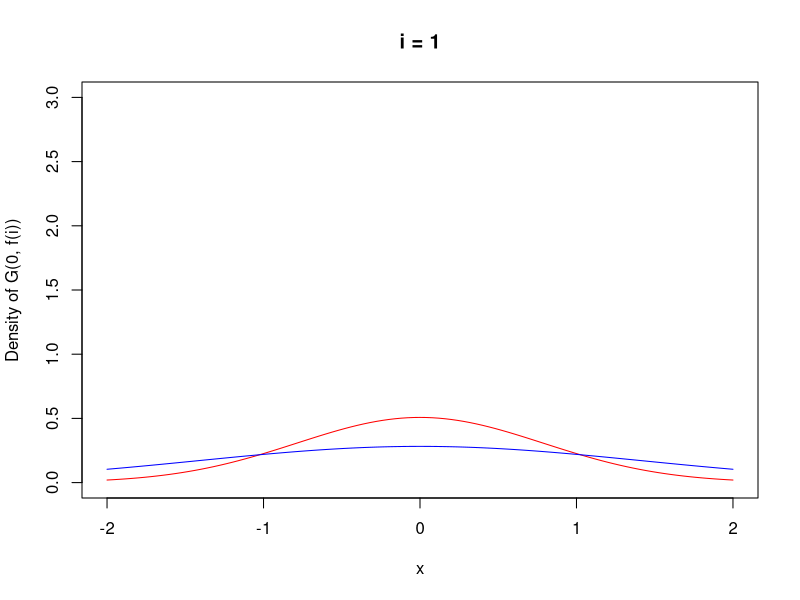
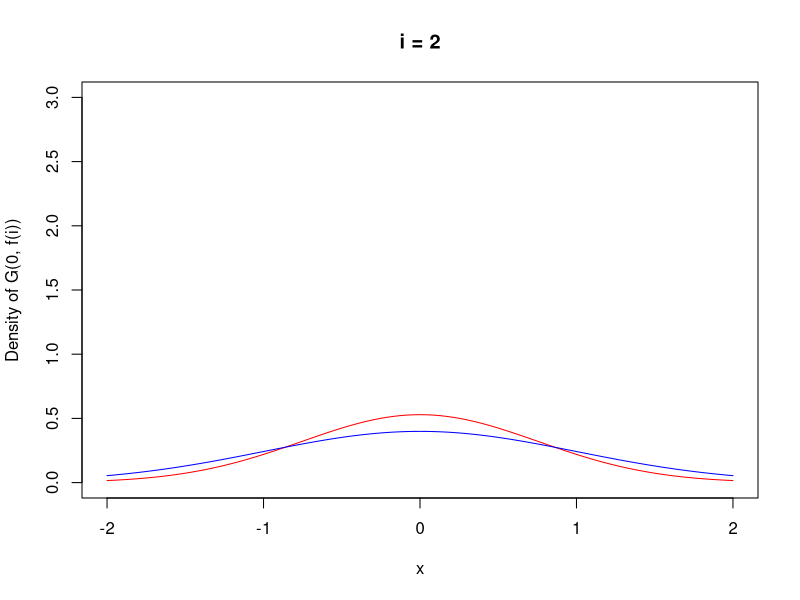
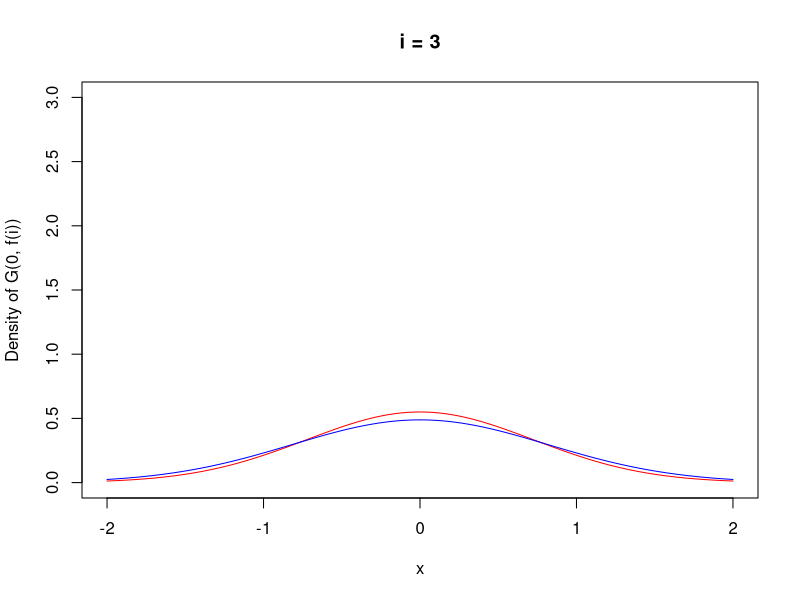
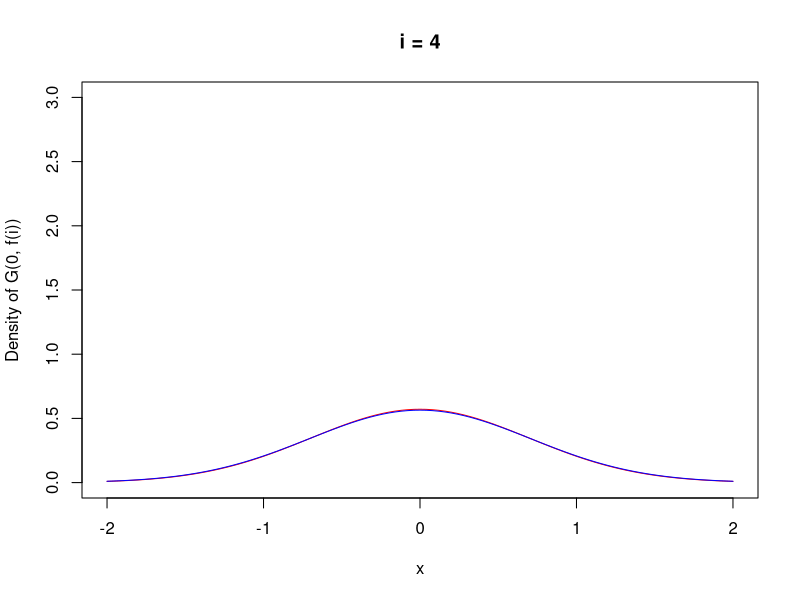
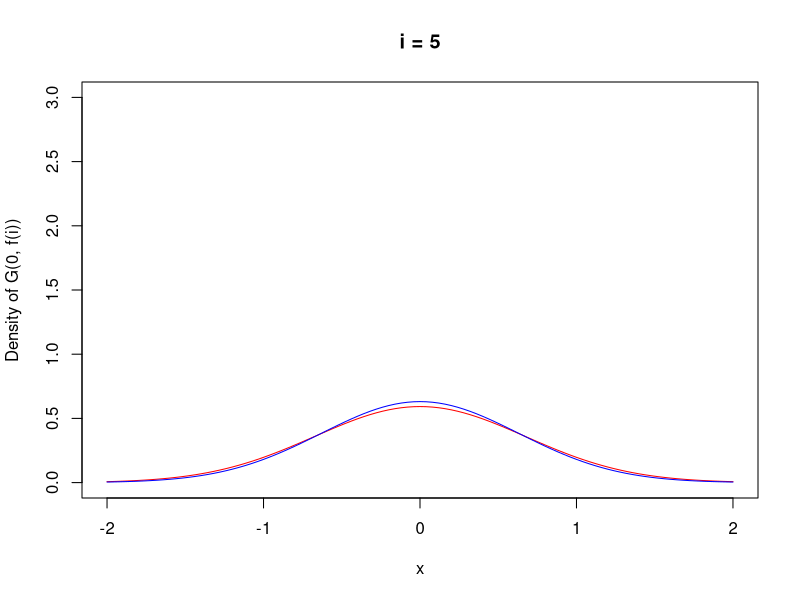
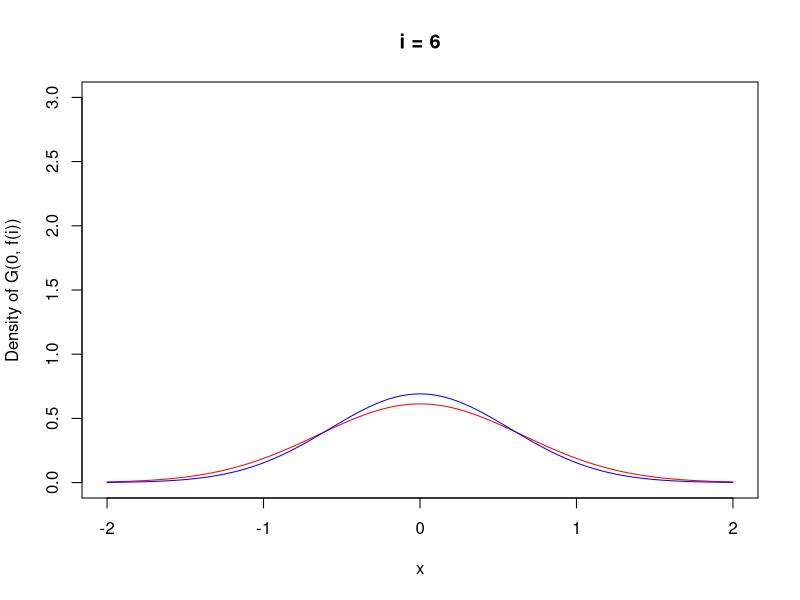
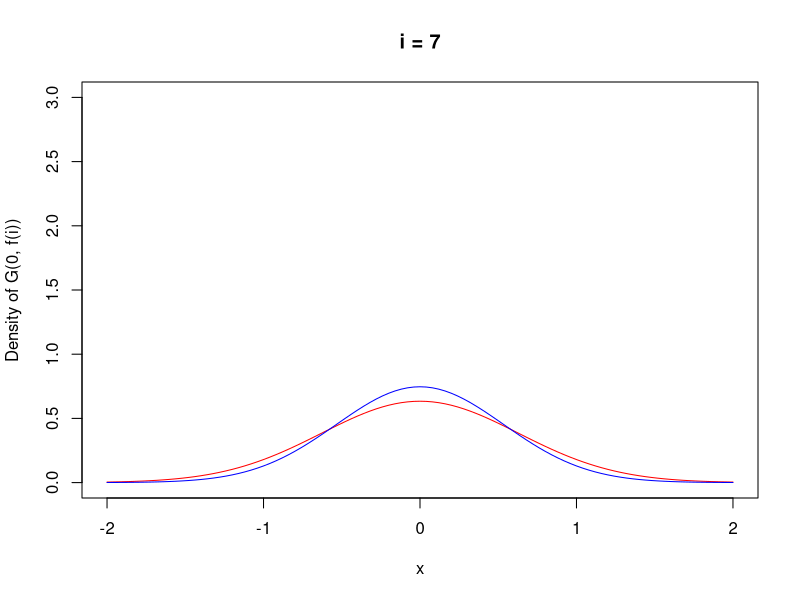
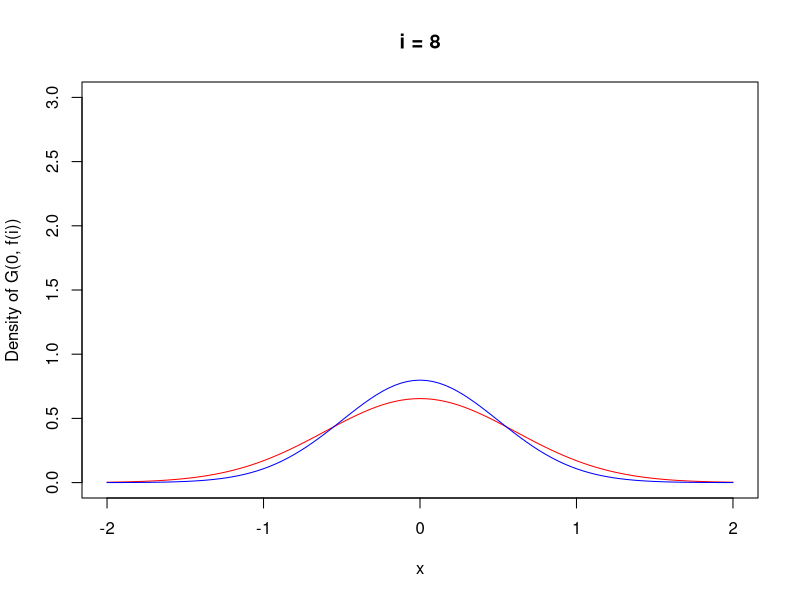

Here is the R script that generated these plots, in order: (Note: this script raises an error after producing the figures.)
plotx <- seq(-2, 2, by = 1)
ploty <- seq(0, 3, by = 0.75)
for (i in 1:100)
{

		png(file = paste("NormalDisPicts/dnm", i, ".png", sep = ""))
		plot(plotx, ploty, col = "white", xlab = "x", ylab = "Density of G(0, f(i))", main = paste("i =", i))
		curve(dnorm(x, mean = 0, sd = ((i+20)^(4/(i+20)) -1)), add = TRUE, col = "red")
		curve(dnorm(x, mean = 0, sd = (sqrt(2/i))), add = TRUE, col = "blue")
		dev.off()
}



#Red is Self-Root
#Blue is He